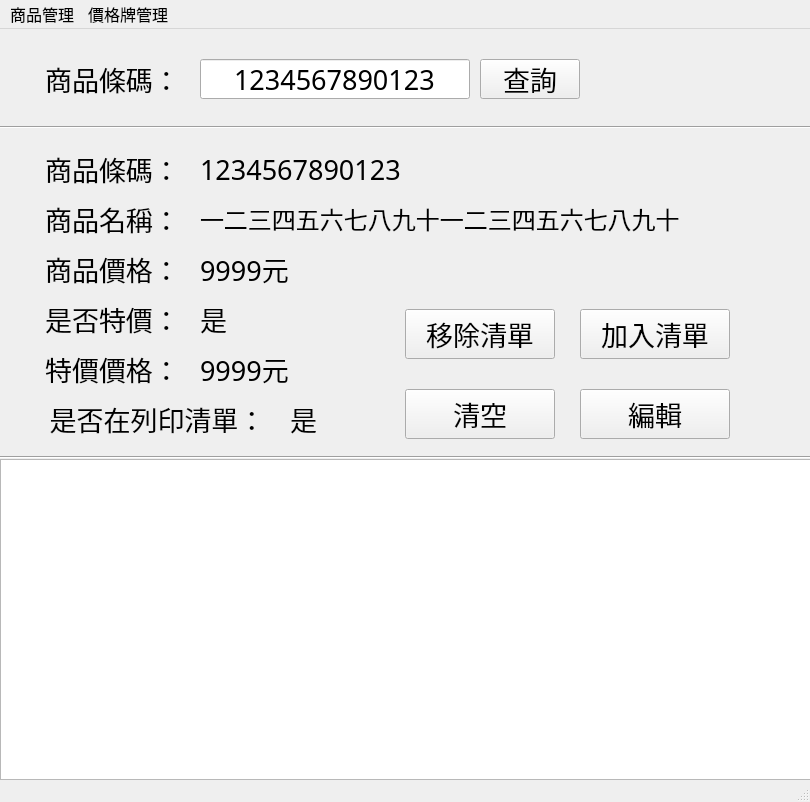
<?xml version="1.0" encoding="UTF-8"?>
<ui version="4.0">
 <class>MainWindow</class>
 <widget class="QMainWindow" name="MainWindow">
  <property name="geometry">
   <rect>
    <x>0</x>
    <y>0</y>
    <width>810</width>
    <height>802</height>
   </rect>
  </property>
  <property name="windowTitle">
   <string>MainWindow</string>
  </property>
  <widget class="QWidget" name="centralwidget">
   <widget class="QLabel" name="label">
    <property name="geometry">
     <rect>
      <x>30</x>
      <y>30</y>
      <width>165</width>
      <height>40</height>
     </rect>
    </property>
    <property name="font">
     <font>
      <family>微軟正黑體</family>
      <pointsize>20</pointsize>
     </font>
    </property>
    <property name="text">
     <string>商品條碼：</string>
    </property>
    <property name="textFormat">
     <enum>Qt::AutoText</enum>
    </property>
    <property name="alignment">
     <set>Qt::AlignCenter</set>
    </property>
   </widget>
   <widget class="QLabel" name="label_2">
    <property name="geometry">
     <rect>
      <x>30</x>
      <y>120</y>
      <width>165</width>
      <height>40</height>
     </rect>
    </property>
    <property name="font">
     <font>
      <family>微軟正黑體</family>
      <pointsize>20</pointsize>
     </font>
    </property>
    <property name="text">
     <string>商品條碼：</string>
    </property>
    <property name="textFormat">
     <enum>Qt::AutoText</enum>
    </property>
    <property name="alignment">
     <set>Qt::AlignCenter</set>
    </property>
   </widget>
   <widget class="QLabel" name="label_3">
    <property name="geometry">
     <rect>
      <x>30</x>
      <y>170</y>
      <width>165</width>
      <height>40</height>
     </rect>
    </property>
    <property name="font">
     <font>
      <family>微軟正黑體</family>
      <pointsize>20</pointsize>
     </font>
    </property>
    <property name="text">
     <string>商品名稱：</string>
    </property>
    <property name="textFormat">
     <enum>Qt::AutoText</enum>
    </property>
    <property name="alignment">
     <set>Qt::AlignCenter</set>
    </property>
   </widget>
   <widget class="QLabel" name="label_4">
    <property name="geometry">
     <rect>
      <x>30</x>
      <y>220</y>
      <width>165</width>
      <height>40</height>
     </rect>
    </property>
    <property name="font">
     <font>
      <family>微軟正黑體</family>
      <pointsize>20</pointsize>
     </font>
    </property>
    <property name="text">
     <string>商品價格：</string>
    </property>
    <property name="textFormat">
     <enum>Qt::AutoText</enum>
    </property>
    <property name="alignment">
     <set>Qt::AlignCenter</set>
    </property>
   </widget>
   <widget class="QLabel" name="label_5">
    <property name="geometry">
     <rect>
      <x>30</x>
      <y>270</y>
      <width>165</width>
      <height>40</height>
     </rect>
    </property>
    <property name="font">
     <font>
      <family>微軟正黑體</family>
      <pointsize>20</pointsize>
     </font>
    </property>
    <property name="text">
     <string>是否特價：</string>
    </property>
    <property name="textFormat">
     <enum>Qt::AutoText</enum>
    </property>
    <property name="alignment">
     <set>Qt::AlignCenter</set>
    </property>
   </widget>
   <widget class="QLabel" name="label_6">
    <property name="geometry">
     <rect>
      <x>30</x>
      <y>320</y>
      <width>165</width>
      <height>40</height>
     </rect>
    </property>
    <property name="font">
     <font>
      <family>微軟正黑體</family>
      <pointsize>20</pointsize>
     </font>
    </property>
    <property name="text">
     <string>特價價格：</string>
    </property>
    <property name="textFormat">
     <enum>Qt::AutoText</enum>
    </property>
    <property name="alignment">
     <set>Qt::AlignCenter</set>
    </property>
   </widget>
   <widget class="QLabel" name="label_7">
    <property name="geometry">
     <rect>
      <x>30</x>
      <y>370</y>
      <width>255</width>
      <height>40</height>
     </rect>
    </property>
    <property name="font">
     <font>
      <family>微軟正黑體</family>
      <pointsize>20</pointsize>
     </font>
    </property>
    <property name="text">
     <string>是否在列印清單：</string>
    </property>
    <property name="textFormat">
     <enum>Qt::AutoText</enum>
    </property>
    <property name="alignment">
     <set>Qt::AlignCenter</set>
    </property>
   </widget>
   <widget class="QLineEdit" name="search_code">
    <property name="geometry">
     <rect>
      <x>200</x>
      <y>30</y>
      <width>270</width>
      <height>40</height>
     </rect>
    </property>
    <property name="font">
     <font>
      <family>微軟正黑體</family>
      <pointsize>20</pointsize>
     </font>
    </property>
    <property name="text">
     <string>1234567890123</string>
    </property>
    <property name="alignment">
     <set>Qt::AlignCenter</set>
    </property>
   </widget>
   <widget class="QLabel" name="product_code">
    <property name="geometry">
     <rect>
      <x>200</x>
      <y>120</y>
      <width>270</width>
      <height>40</height>
     </rect>
    </property>
    <property name="font">
     <font>
      <family>微軟正黑體 Light</family>
      <pointsize>20</pointsize>
     </font>
    </property>
    <property name="text">
     <string>1234567890123</string>
    </property>
   </widget>
   <widget class="QLabel" name="product_name">
    <property name="geometry">
     <rect>
      <x>200</x>
      <y>170</y>
      <width>601</width>
      <height>40</height>
     </rect>
    </property>
    <property name="font">
     <font>
      <family>微軟正黑體 Light</family>
      <pointsize>18</pointsize>
      <weight>50</weight>
      <bold>false</bold>
     </font>
    </property>
    <property name="text">
     <string>一二三四五六七八九十一二三四五六七八九十</string>
    </property>
   </widget>
   <widget class="QLabel" name="product_price">
    <property name="geometry">
     <rect>
      <x>200</x>
      <y>220</y>
      <width>150</width>
      <height>40</height>
     </rect>
    </property>
    <property name="font">
     <font>
      <family>微軟正黑體 Light</family>
      <pointsize>20</pointsize>
     </font>
    </property>
    <property name="text">
     <string>9999元</string>
    </property>
   </widget>
   <widget class="QLabel" name="product_sale_price">
    <property name="geometry">
     <rect>
      <x>200</x>
      <y>320</y>
      <width>150</width>
      <height>40</height>
     </rect>
    </property>
    <property name="font">
     <font>
      <family>微軟正黑體 Light</family>
      <pointsize>20</pointsize>
     </font>
    </property>
    <property name="text">
     <string>9999元</string>
    </property>
   </widget>
   <widget class="QPushButton" name="search_btn">
    <property name="geometry">
     <rect>
      <x>480</x>
      <y>30</y>
      <width>100</width>
      <height>40</height>
     </rect>
    </property>
    <property name="font">
     <font>
      <family>微軟正黑體</family>
      <pointsize>20</pointsize>
     </font>
    </property>
    <property name="layoutDirection">
     <enum>Qt::LeftToRight</enum>
    </property>
    <property name="text">
     <string>查詢</string>
    </property>
   </widget>
   <widget class="QPushButton" name="btn_remove_list">
    <property name="geometry">
     <rect>
      <x>405</x>
      <y>280</y>
      <width>150</width>
      <height>50</height>
     </rect>
    </property>
    <property name="font">
     <font>
      <family>微軟正黑體</family>
      <pointsize>20</pointsize>
     </font>
    </property>
    <property name="text">
     <string>移除清單</string>
    </property>
   </widget>
   <widget class="QPushButton" name="btn_add_list">
    <property name="geometry">
     <rect>
      <x>580</x>
      <y>280</y>
      <width>150</width>
      <height>50</height>
     </rect>
    </property>
    <property name="font">
     <font>
      <family>微軟正黑體</family>
      <pointsize>20</pointsize>
     </font>
    </property>
    <property name="text">
     <string>加入清單</string>
    </property>
   </widget>
   <widget class="QPushButton" name="btn_clean">
    <property name="geometry">
     <rect>
      <x>405</x>
      <y>360</y>
      <width>150</width>
      <height>50</height>
     </rect>
    </property>
    <property name="font">
     <font>
      <family>微軟正黑體</family>
      <pointsize>20</pointsize>
     </font>
    </property>
    <property name="text">
     <string>清空</string>
    </property>
   </widget>
   <widget class="QPushButton" name="btn_edit">
    <property name="geometry">
     <rect>
      <x>580</x>
      <y>360</y>
      <width>150</width>
      <height>50</height>
     </rect>
    </property>
    <property name="font">
     <font>
      <family>微軟正黑體</family>
      <pointsize>20</pointsize>
     </font>
    </property>
    <property name="text">
     <string>編輯</string>
    </property>
   </widget>
   <widget class="Line" name="line">
    <property name="geometry">
     <rect>
      <x>0</x>
      <y>90</y>
      <width>811</width>
      <height>16</height>
     </rect>
    </property>
    <property name="orientation">
     <enum>Qt::Horizontal</enum>
    </property>
   </widget>
   <widget class="Line" name="line_2">
    <property name="geometry">
     <rect>
      <x>0</x>
      <y>420</y>
      <width>811</width>
      <height>16</height>
     </rect>
    </property>
    <property name="orientation">
     <enum>Qt::Horizontal</enum>
    </property>
   </widget>
   <widget class="QTextBrowser" name="message">
    <property name="geometry">
     <rect>
      <x>0</x>
      <y>430</y>
      <width>811</width>
      <height>321</height>
     </rect>
    </property>
    <property name="font">
     <font>
      <family>微軟正黑體</family>
      <pointsize>20</pointsize>
     </font>
    </property>
    <property name="html">
     <string>&lt;!DOCTYPE HTML PUBLIC &quot;-//W3C//DTD HTML 4.0//EN&quot; &quot;http://www.w3.org/TR/REC-html40/strict.dtd&quot;&gt;
&lt;html&gt;&lt;head&gt;&lt;meta name=&quot;qrichtext&quot; content=&quot;1&quot; /&gt;&lt;style type=&quot;text/css&quot;&gt;
p, li { white-space: pre-wrap; }
&lt;/style&gt;&lt;/head&gt;&lt;body style=&quot; font-family:'微軟正黑體'; font-size:20pt; font-weight:400; font-style:normal;&quot;&gt;
&lt;p style=&quot;-qt-paragraph-type:empty; margin-top:0px; margin-bottom:0px; margin-left:0px; margin-right:0px; -qt-block-indent:0; text-indent:0px;&quot;&gt;&lt;br /&gt;&lt;/p&gt;&lt;/body&gt;&lt;/html&gt;</string>
    </property>
   </widget>
   <widget class="QLabel" name="product_is_sale">
    <property name="geometry">
     <rect>
      <x>200</x>
      <y>270</y>
      <width>85</width>
      <height>40</height>
     </rect>
    </property>
    <property name="font">
     <font>
      <family>微軟正黑體 Light</family>
      <pointsize>20</pointsize>
     </font>
    </property>
    <property name="text">
     <string>是</string>
    </property>
   </widget>
   <widget class="QLabel" name="product_in_list">
    <property name="geometry">
     <rect>
      <x>290</x>
      <y>370</y>
      <width>85</width>
      <height>40</height>
     </rect>
    </property>
    <property name="font">
     <font>
      <family>微軟正黑體 Light</family>
      <pointsize>20</pointsize>
     </font>
    </property>
    <property name="text">
     <string>是</string>
    </property>
   </widget>
  </widget>
  <widget class="QMenuBar" name="menubar">
   <property name="geometry">
    <rect>
     <x>0</x>
     <y>0</y>
     <width>810</width>
     <height>31</height>
    </rect>
   </property>
   <property name="font">
    <font>
     <family>微軟正黑體</family>
     <pointsize>12</pointsize>
    </font>
   </property>
   <widget class="QMenu" name="menu_manager">
    <property name="title">
     <string>商品管理</string>
    </property>
    <addaction name="product_manager"/>
   </widget>
   <widget class="QMenu" name="menu_card">
    <property name="title">
     <string>價格牌管理</string>
    </property>
    <addaction name="product_card"/>
    <addaction name="product_card_in_list"/>
    <addaction name="product_all_card"/>
   </widget>
   <addaction name="menu_manager"/>
   <addaction name="menu_card"/>
  </widget>
  <widget class="QStatusBar" name="statusbar"/>
  <action name="product_manager">
   <property name="text">
    <string>商品管理</string>
   </property>
   <property name="font">
    <font>
     <family>微軟正黑體</family>
     <pointsize>12</pointsize>
    </font>
   </property>
  </action>
  <action name="product_all_card">
   <property name="text">
    <string>3 列印所有價格牌</string>
   </property>
   <property name="font">
    <font>
     <family>微軟正黑體</family>
     <pointsize>12</pointsize>
    </font>
   </property>
  </action>
  <action name="actiontest">
   <property name="text">
    <string>test</string>
   </property>
   <property name="font">
    <font>
     <family>微軟正黑體</family>
     <pointsize>12</pointsize>
    </font>
   </property>
  </action>
  <action name="product_card">
   <property name="text">
    <string>1 列印指定價格牌</string>
   </property>
   <property name="font">
    <font>
     <family>微軟正黑體</family>
     <pointsize>12</pointsize>
    </font>
   </property>
  </action>
  <action name="product_card_in_list">
   <property name="text">
    <string>2 從清單中選取商品</string>
   </property>
   <property name="font">
    <font>
     <family>微軟正黑體</family>
     <pointsize>12</pointsize>
    </font>
   </property>
  </action>
 </widget>
 <resources/>
 <connections/>
</ui>
